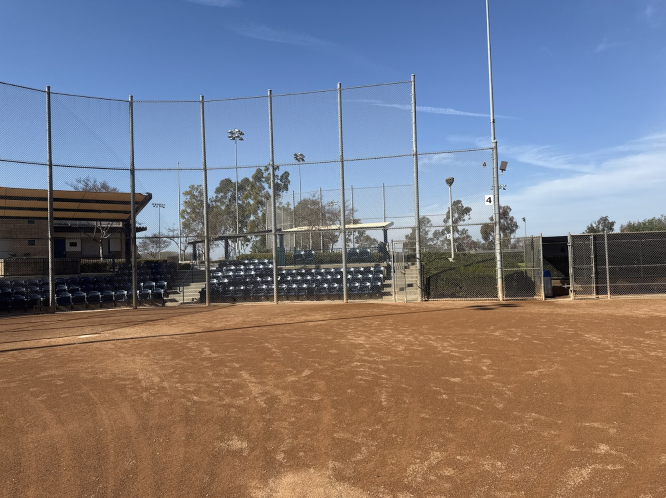
#> input picture images/test3.jpg, 1332 x 996 px (shown at 1/2 size); its folder holds 4 pictures in this run
$ jupyter execute --allow-errors find_ground.ipynb   (shell and % lines are left out)
#> lines starting #> are read from the running program, lines starting #| are printed output that depends on the picture
[cell 1]

import cv2
import numpy as np
import matplotlib.pyplot as plt

import sys

[cell 2]
def get_resized_image_from_image_index(index=0):
#> called with index = 3
    image_path = f'../images/test{index}.jpg'
    mat_bgr = cv2.imread(image_path)
#> mat_bgr is the input picture: shape (996, 1332, 3); mean B, G, R 126.6, 121.3, 125.7
    print(f"ORIGINAL: Image Width {mat_bgr.shape[1]} Height {mat_bgr.shape[0]}")
#| ORIGINAL: Image Width 1332 Height 996

    scale = 4000 / mat_bgr.shape[1]
#> scale = 3
    mat_bgr = cv2.resize(mat_bgr, None, fx=scale, fy=scale, interpolation=cv2.INTER_LINEAR)
#> mat_bgr: shape (2991, 4000, 3)

    print(f"RESIZED: Image Width {mat_bgr.shape[1]} Height {mat_bgr.shape[0]}")
#| RESIZED: Image Width 4000 Height 2991

    return mat_bgr

def show_bgr_image(im):
    im_rgb = cv2.cvtColor(im, cv2.COLOR_BGR2RGB)
    plt.imshow(im_rgb)
    plt.axis('off')  # Hide axes
    plt.show()

def get_white_balanced_image(image):
    image = image.astype(np.float32)

    b, g, r = cv2.split(image)
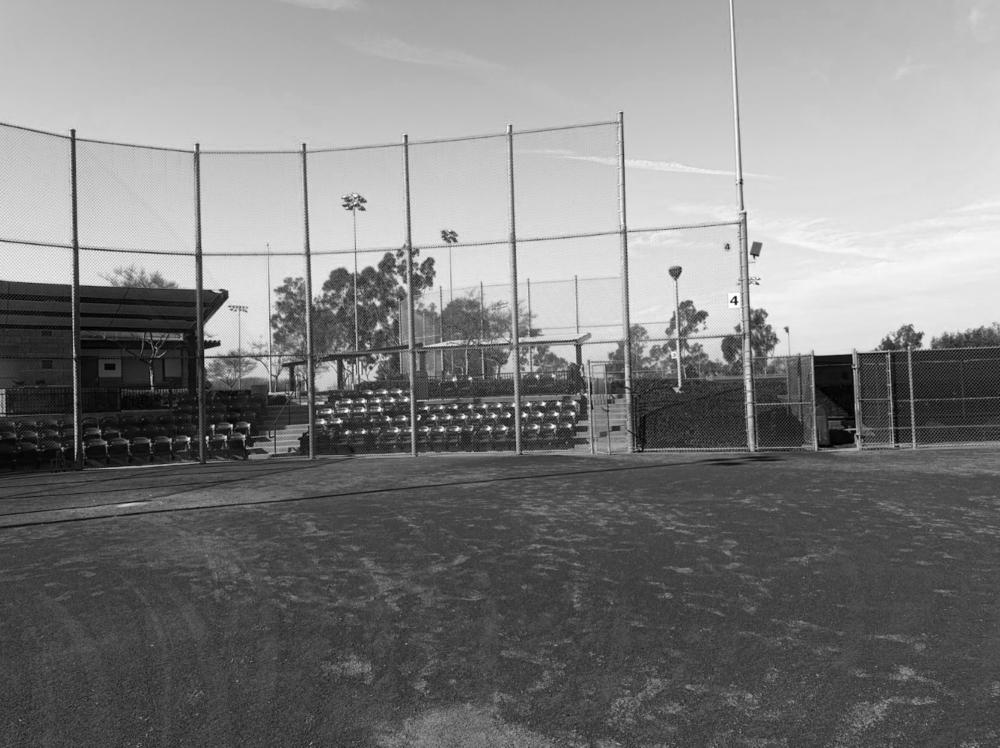
#> b: shape (2991, 4000) float32 (shown at 1/4 size); min 0, max 255, mean 126.4
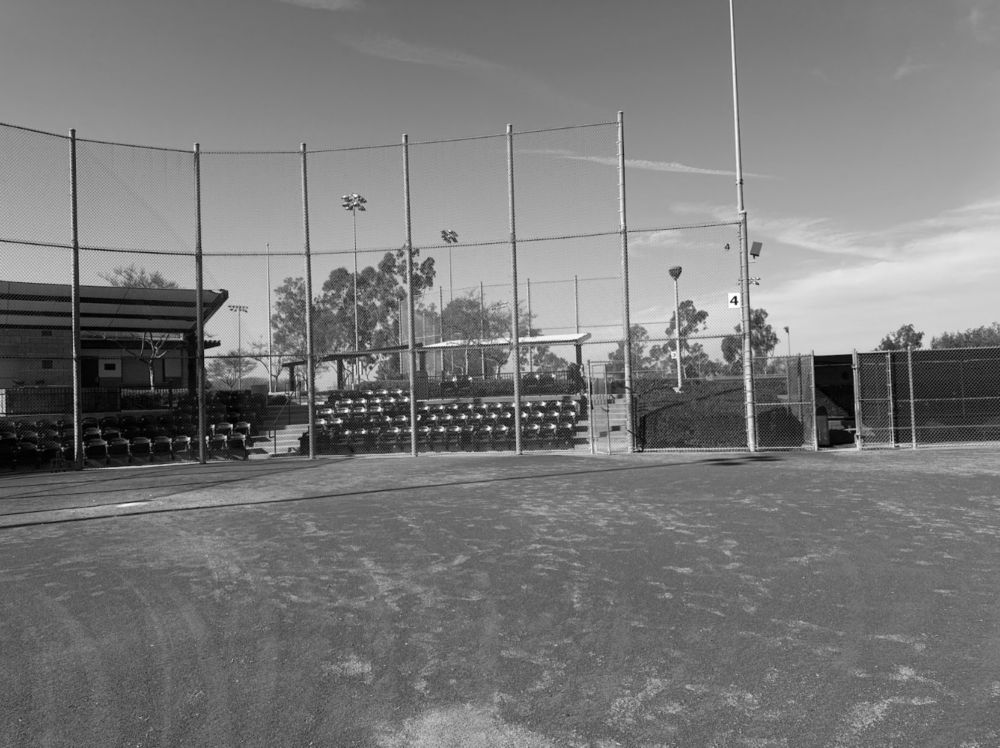
#> g: shape (2991, 4000) float32 (shown at 1/4 size); min 0, max 255, mean 121.1
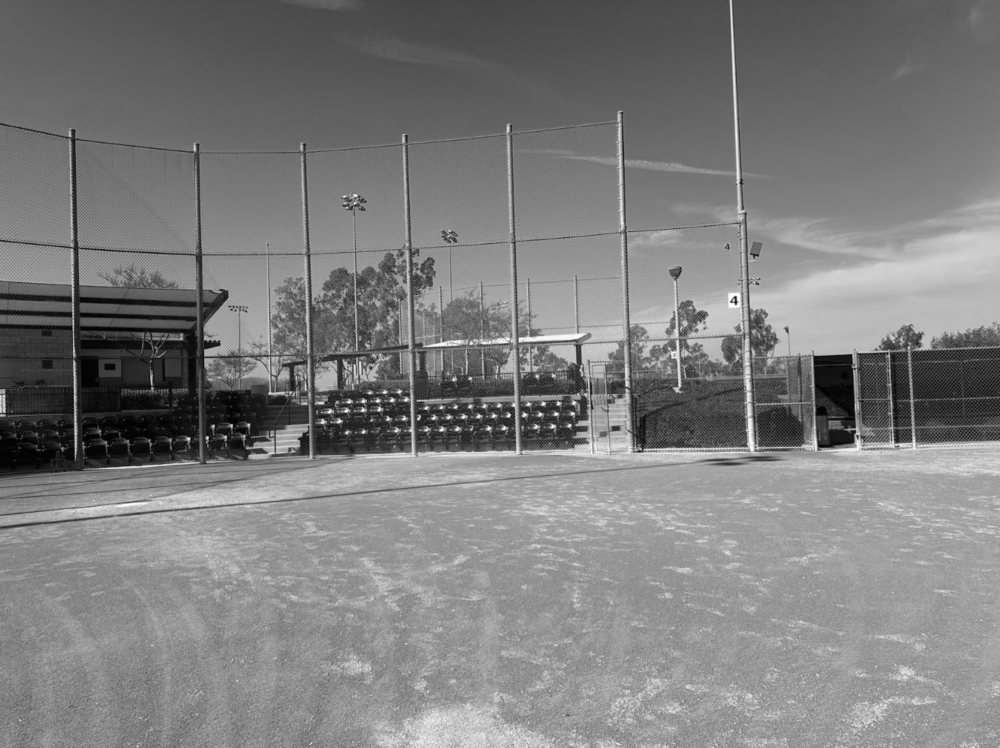
#> r: shape (2991, 4000) float32 (shown at 1/4 size); min 0, max 255, mean 125.6

    max_b, max_g, max_r = np.max(b), np.max(g), np.max(r)
#> max_b = 255; max_g = 255; max_r = 255
    print(f"Max values - B: {max_b}, G: {max_g}, R: {max_r}")
#| Max values - B: 255.0, G: 255.0, R: 255.0

    b = b * (255.0 / max_b)
    g = g * (255.0 / max_g)
    r = r * (255.0 / max_r)

    balanced_image = cv2.merge([b, g, r])
    balanced_image = np.clip(balanced_image, 0, 255).astype(np.uint8)

    return balanced_image

[cell 3]
image = get_resized_image_from_image_index(3)
white_balanced = get_white_balanced_image(image)
show_bgr_image(image)
show_bgr_image(white_balanced)

[cell 4]
def find_average_hsv_of_ground_region(mat_bgr):
    hsv_image = cv2.cvtColor(mat_bgr, cv2.COLOR_BGR2HSV)

    height, width, _ = hsv_image.shape
    # Assuming that the ground is in the lower 1/3 of the image
    roi = hsv_image[int(height / 3):height, 0:width]
    average_hsv = cv2.mean(roi)  # Returns (B, G, R, A) for BGR, but we want HSV
    print(f'Average HSV: {average_hsv}')
    return average_hsv

[cell 5]
def apply_hsv_filter(mat_bgr):
    hsv_frame = cv2.cvtColor(mat_bgr, cv2.COLOR_BGR2HSV)
    # H, S, V
    # Lower saturation captures more muted colors
    # Higher values captures brighter shades
    lower_bound = np.array([10, 20, 80])
    upper_bound = np.array([30, 255, 255])
    hsv_frame = cv2.inRange(hsv_frame, lower_bound, upper_bound)
    mat_bgr = cv2.resize(hsv_frame, None, fx=0.5, fy=0.5)

    # mat_bgr = cv2.cvtColor(mat_bgr, cv2.COLOR_HSV2BGR)
    return mat_bgr

#> (a cell that did not finish here is left out)

image = get_white_balanced_image(image)
hsv_image = apply_hsv_filter(image)
show_bgr_image(image)
show_bgr_image(hsv_image)

## What are the average HSV values of the lower 1/3 of the test images?

#> (a cell that did not finish here is left out)
